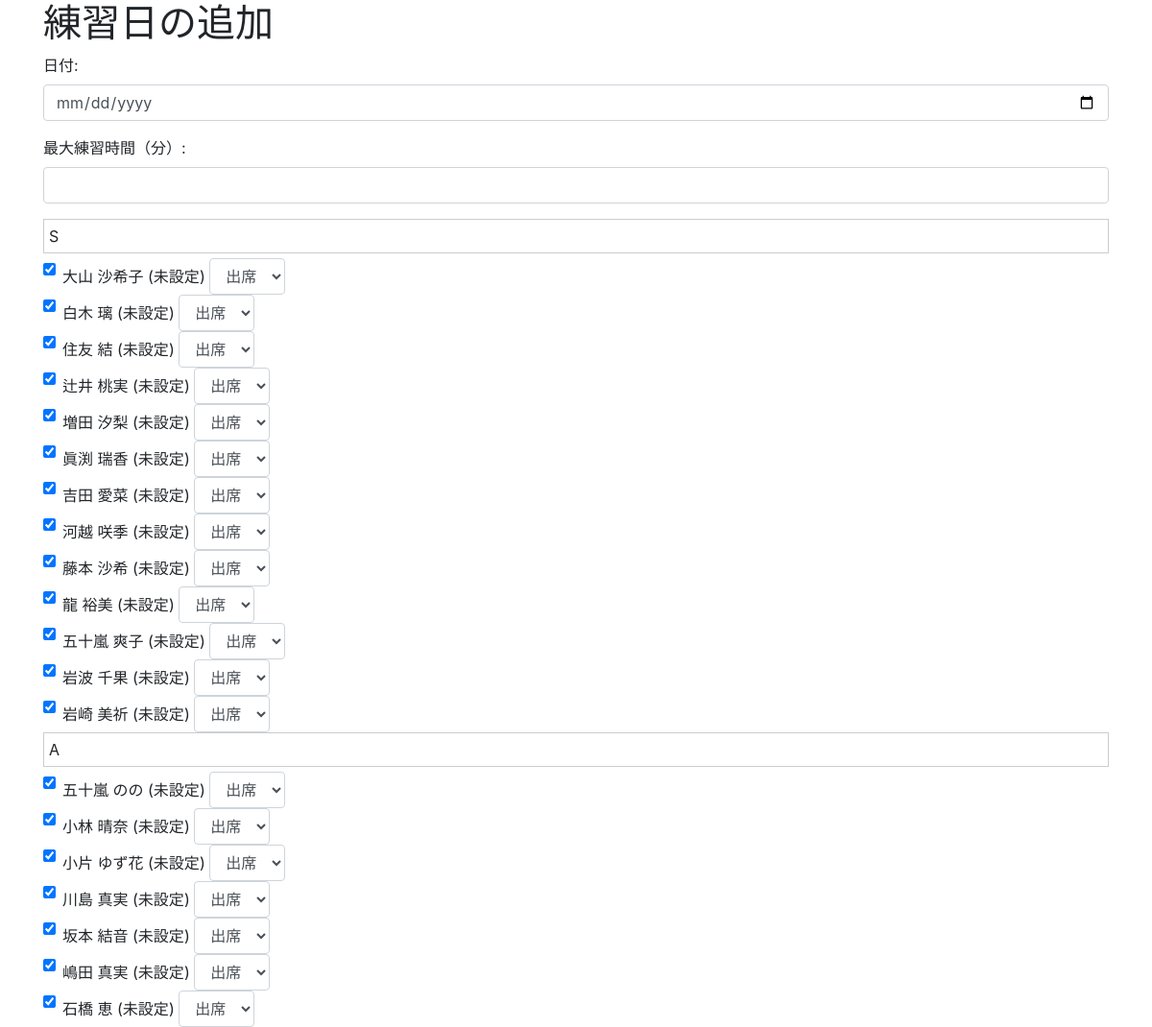
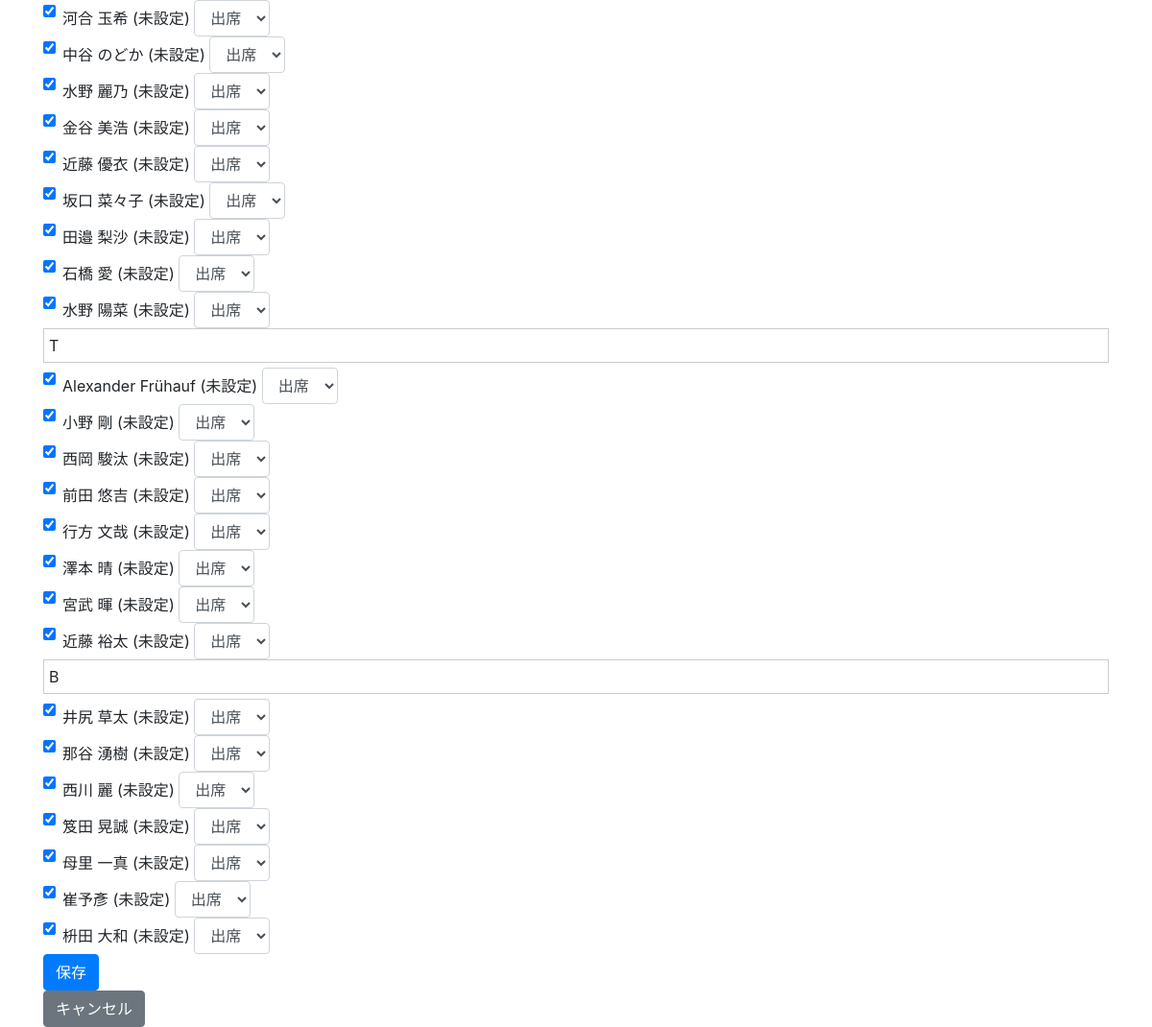
The app's page /add_date with its own data (2 pictures, top to bottom).
### app.py (models this page shows, shortened)
class Member(db.Model):
    id = db.Column(db.Integer, primary_key=True)
    name = db.Column(db.String(50), nullable=False)
    part = db.Column(db.Enum('S', 'A', 'T', 'B', name='part_enum'), nullable=False)  # Enum型を使用
    part_detail = db.Column(db.Enum('上', '下', '未設定', name='part_detail_enum'), nullable=True, default='未設定')  # 上下を追加
    skill_level = db.Column(db.Enum('Beginner', 'Intermediate', 'Advanced', '未設定', name='skill_level_enum'), nullable=False, default='未設定')  # Enum型を使用
    date_associations = db.relationship("DateEntryMember", back_populates="member")

### app.py (the view, shortened to what this page needs)
@app.route("/add_date", methods=["GET", "POST"])
def add_date():
    members_all = Member.query.all()
    return render_template("add_date.html", dates=DateEntry.query.all(), members=members_all)

### templates/add_date.html (shortened to what this page needs)
<!DOCTYPE html>
<html lang="ja">
  <head>
    <link
      rel="stylesheet"
      href="https://stackpath.bootstrapcdn.com/bootstrap/4.5.2/css/bootstrap.min.css"
    />
  </head>
  <body>
    <div class="container">
      <h1>練習日の追加</h1>
      <form action="/add_date" method="POST">
        <div class="form-group">
          <label for="date">日付:</label>
          <input
            type="date"
            class="form-control"
            id="date"
            name="date"
            required
          />
        </div>
        <div class="form-group">
          <label for="max_practice_time">最大練習時間（分）:</label>
          <input
            type="number"
            class="form-control"
            id="max_practice_time"
            name="max_practice_time"
            required
          />
        </div>
        {% set parts = ['S', 'A', 'T', 'B'] %} {% for part in parts %}
        <div>
          <div class="part-title" onclick="togglePart('{{ part }}_members')">
            {{ part }}
          </div>
          <div id="{{ part }}_members" class="part-members">
            {% for member in members %} {% if member.part == part %}
            <div class="form-check">
              <input type="checkbox" class="form-check-input" id="member_{{
              member.id }}" name="member_ids[]" value="{{ member.id }}" checked
              /* 最初からチェック */ />
              <label class="form-check-label" for="member_{{ member.id }}"
                >{{ member.name }} ({{ member.part_detail }})</label
              >
              <select
                class="form-control"
                name="attendance_{{ member.id }}"
                style="width: auto; display: inline-block"
              >
                <option value="Present">出席</option>
              </select>
            </div>
            {% endif %} {% endfor %}
          </div>
        </div>
        {% endfor %}
        <button type="submit" class="btn btn-primary">保存</button>
      </form>
      <a href="/" class="btn btn-secondary">キャンセル</a>
    </div>
  </body>
</html>

### templates/add_date.html (style rules this page uses)
.part-members { display: block; }
.part-title { cursor: pointer; padding: 5px; border: 1px solid #ccc; margin-bottom: 5px; }

### records on screen
Member: name "大山 沙希子", part_detail "未設定", id "出席"
Member: name "白木 璃", part_detail "未設定", id "出席"
Member: name "住友 結", part_detail "未設定", id "出席"
Member: name "辻井 桃実", part_detail "未設定", id "出席"
Member: name "増田 汐梨", part_detail "未設定", id "出席"
Member: name "眞渕 瑞香", part_detail "未設定", id "出席"
Member: name "吉田 愛菜", part_detail "未設定", id "出席"
Member: name "河越 咲季", part_detail "未設定", id "出席"
Member: name "藤本 沙希", part_detail "未設定", id "出席"
Member: name "龍 裕美", part_detail "未設定", id "出席"
Member: name "五十嵐 爽子", part_detail "未設定", id "出席"
Member: name "岩波 千果", part_detail "未設定", id "出席"
Member: name "岩崎 美祈", part_detail "未設定", id "出席"
Member: name "五十嵐 のの", part_detail "未設定", id "出席"
Member: name "小林 晴奈", part_detail "未設定", id "出席"
Member: name "小片 ゆず花", part_detail "未設定", id "出席"
Member: name "川島 真実", part_detail "未設定", id "出席"
Member: name "坂本 結音", part_detail "未設定", id "出席"
Member: name "嶋田 真実", part_detail "未設定", id "出席"
Member: name "石橋 恵", part_detail "未設定", id "出席"
Member: name "河合 玉希", part_detail "未設定", id "出席"
Member: name "中谷 のどか", part_detail "未設定", id "出席"
Member: name "水野 麗乃", part_detail "未設定", id "出席"
Member: name "金谷 美浩", part_detail "未設定", id "出席"
Member: name "近藤 優衣", part_detail "未設定", id "出席"
Member: name "坂口 菜々子", part_detail "未設定", id "出席"
Member: name "田邉 梨沙", part_detail "未設定", id "出席"
Member: name "石橋 愛", part_detail "未設定", id "出席"
Member: name "水野 陽菜", part_detail "未設定", id "出席"
Member: name "Alexander Frühauf", part_detail "未設定", id "出席"
Member: name "小野 剛", part_detail "未設定", id "出席"
Member: name "西岡 駿汰", part_detail "未設定", id "出席"
Member: name "前田 悠吉", part_detail "未設定", id "出席"
Member: name "行方 文哉", part_detail "未設定", id "出席"
Member: name "澤本 晴", part_detail "未設定", id "出席"
Member: name "宮武 暉", part_detail "未設定", id "出席"
Member: name "近藤 裕太", part_detail "未設定", id "出席"
Member: name "井尻 草太", part_detail "未設定", id "出席"
Member: name "那谷 湧樹", part_detail "未設定", id "出席"
Member: name "西川 麗", part_detail "未設定", id "出席"
Member: name "笈田 晃誠", part_detail "未設定", id "出席"
Member: name "母里 一真", part_detail "未設定", id "出席"
Member: name "崔予彥", part_detail "未設定", id "出席"
Member: name "枡田 大和", part_detail "未設定", id "出席"

### other values on screen
{{ part }} "S" "A" "T" "B"
